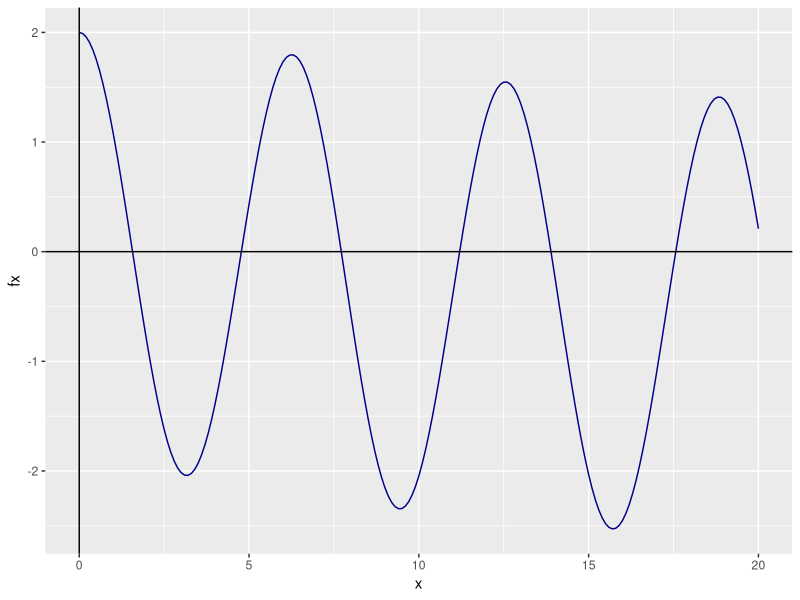

Recreate this plot in R. (Note: this script raises an error after producing the figure.)
## ---- chunk 1
knitr::opts_chunk$set(echo = FALSE)
write_matex2 <- function(x) {
  begin = "\\begin{bmatrix}"
  end = "\\end{bmatrix}"
  X =
    apply(x, 1, function(x) {
      paste(
        paste(x, collapse = "&"),
        "\\\\"
      )
    })
  paste(c(begin, X, end), collapse = "")
}
## ---- chunk 2
  # Remplace 000000 a continuación por su número de resgistro y no edite nada más en este bloque
  NroReg = 895700
## ---- chunk 3
  d1 = floor( NroReg/10^5 )
  d2 = floor( (NroReg - d1*10^5)/10^4 )
  d3 = floor( (NroReg - d1*10^5 - d2*10^4)/10^3 )
  d4 = floor( (NroReg - d1*10^5 - d2*10^4 - d3*10^3)/10^2 )
  d5 = floor( (NroReg - d1*10^5 - d2*10^4 - d3*10^3 - d4*10^2)/10^1)
  d6 = floor( (NroReg - d1*10^5 - d2*10^4 - d3*10^3 - d4*10^2 - d5*10^1)/10^0)
## ---- chunk 4
  # Ingrese en este bloque de código las librerías que utilizará
  library(flextable)
  library(tidyverse)
## ---- chunk 5
  # Edite las líneas que considere erróneas
  # Comente al final de cada línea editada 
  Secante <- function(f,p0,p1,TOL,N){
    i <- 2
    q0 <- f(p0)
    q1 <- f(p1)
    while (i <= N){ #Cambio el == por <=
      p = p1 - q1*(p1-p0)/(q1-q0) #Modifico (q1-q0)/(p1-p0)
      if (abs(p-p1) < TOL){ #q-q1
        return(p)
      }
      i = i + 1
      p0 = p1 #p
      q0 = q1
      p1 = p #p0
      q1 = f(p) #f(q0)
    }
    return(paste('El metodo fallo luego de ', N, ' iteraciones')) #n por N
  } 
## ---- chunk 6
 # Ingrese en este bloque todo el código necesario para resolver el ejercicio 1.2
f <- function(x){
  return(2*cos(x)-exp(-10/x))
}

#Instancio un vector que me va a indicar los puntos en la función
x <- seq(0, 20, by = 0.1)

#Genero los puntos
fx <- f(x)

#Creo un data frame con los x e y
df <- data.frame(x, fx)

#Instancio los datos
gg_fx <- ggplot(data = df)

#Agrego la capa con los datos
gg_fx <- gg_fx + aes(x = x, y = fx)

#Est grafica una linea
gg_fx <- gg_fx + geom_line(linetype = 1, colour = "darkblue")

#Agrego el eje X
gg_fx <- gg_fx + geom_vline(xintercept = 0, linetype = 1)

#Agrego el eje Y
gg_fx <- gg_fx + geom_hline(yintercept = 0, linetype = 1)

#Grafico
gg_fx
## ---- chunk 7
 # Ingrese en este bloque todo el código necesario para resolver el ejercicio 1.3
Secante(f = f(0), p0 = 0, p1 = 2.5, TOL = 0.00001, N = 100)
Secante(f = f(4), p0 = 4, p1 = 5, TOL = 0.00001, N = 100)
Secante(f = f(7.5), p0 = 7.5, p1 = 8, TOL = 0.00001, N = 100)
Secante(f = f(10), p0 = 10, p1 = 11, TOL = 0.00001, N = 100)
Secante(f = f(13), p0 = 13, p1 = 15, TOL = 0.00001, N = 100)
Secante(f = f(17), p0 = 17, p1 = 18, TOL = 0.00001, N = 100)
## ---- chunk 8
# No edite este bloque (Debe correrlo para calcular el número de iteraciones y x0)
set.seed(NroReg)
nit = sample(c(5,7,9), size =1)
x0 = 20-round(rnorm(1,5,2),2)
x1 = x0 + 1
## ---- chunk 9
 # Ingrese en este bloque todo el código necesario para resolver el ejercicio 1.4
f <- function(x){
  return(2*cos(x)-exp(-10/x))
}  

Secante <- function(f,p0,p1,TOL,N){
    i <- 2
    q0 <- f(p0)
    q1 <- f(p1)
    while (i <= N){ #Cambio el == por <=
      p = p1 - q1*(p1-p0)/(q1-q0) #Modifico (q1-q0)/(p1-p0)
      if (abs(p-p1) < TOL){ #q-q1
        return(p)
      }
      i = i + 1
      p0 = p1 #p
      q0 = q1
      p1 = p #p0
      q1 = f(p) #f(q0)
      if(i <= 7){
        print(p)
      }
    }
    return(paste('El metodo fallo luego de ', N, ' iteraciones')) #n por N
}
Secante(f = f(16.25), p0 = 16.25, p1 = 17.25, TOL = 0.00001, N = 100)
## ---- chunk 10
 # Ingrese en este bloque todo el código necesario para resolver el ejercicio 2.2

g <- function(x){
return(x-x^2*cos(x))
}

#Método de punto fijo
PuntoFijo <- function(p0, n = 100, tol){
  #Donde p0 es la aproximación inicial
  #El número máximo de iteraciones n viene por default en 100
  #Y tol es la toleranacia al error
  
  #Instancio las listas vacias
  lista_p <- c(NULL)
  lista_gp <- c(NULL)
  
  for (i in 1:n) {
    #Calculo p
    p <- g(p0)
    
    lista_p[i] <- p0
    lista_gp[i] <- p
    
    if(abs(p-p0) <= tol){
      #Creo un data frame con las listas
      datos <- data.frame(lista_p, lista_gp)
      colnames(datos) <- c("P", "G(P)")
      print(datos)
      return(p)
    }
    
    p0 <- p
  }
  
  #En el caso de que falle el método
  return(paste('El método falla luego de: ', n, ' iteraciones'))
}

#Pruebo el cumplimiento del teorema de existencia.
#Se observa que la función es continua

gprima <- D(expression(-x+x^2*cos(x)), "x")

gprima

gprima <- function(x){
  return(-1 + 2 * x * cos(x) - x^2 * sin(x))
}

# Intervalo [-5;-4.5]
x <- seq(-5, -4.5, by =0.1)

#Genero los puntos
gprimax <- gprima(x)

#Creo un data frame con los x e y
df <- data.frame(x, gprimax)

#Lo imprimo
df

# Intervalo [-2.5;-1.5]
x <- seq(-2, -1.5, by =0.1)

#Genero los puntos
gprimax <- gprima(x)

#Creo un data frame con los x e y
df <- data.frame(x, gprimax)

#Lo imprimo
df

# Intervalo [-0.1;0.1]
x <- seq(-0.1, 0.1, by =0.01)

#Genero los puntos
gprimax <- gprima(x)

#Creo un data frame con los x e y
df <- data.frame(x, gprimax)

#Lo imprimo
df

# Intervalo [1.5;2]
x <- seq(1.5, 2, by =0.1)

#Genero los puntos
gprimax <- gprima(x)

#Creo un data frame con los x e y
df <- data.frame(x, gprimax)

#Lo imprimo
df

# Intervalo [4.5;5]
x <- seq(4.5, 5, by =0.1)

#Genero los puntos
gprimax <- gprima(x)

#Creo un data frame con los x e y
df <- data.frame(x, gprimax)

#Lo imprimo
df

raiz <- PuntoFijo(p0 = 0.1, tol = 0.00001)
print(paste("La raiz es: ", raiz))
## ---- chunk 11
# No edite este bloque (Debe correrlo para calcular el número de iteraciones y x0)
set.seed(NroReg)
nit = sample(c(9,6,8), size =1)
x0 = sample(c(-0.5,1.4), size =1)
## ---- chunk 12
 # Ingrese en este bloque todo el código necesario para resolver el ejercicio 2.3
  
## ---- chunk 13
 # Ingrese en este bloque todo el código necesario para resolver el ejercicio 2.4
f <- function(x){
return(x^2*cos(x))
}

#La función para graficar la raiz
g <- function(x){
return(-x+x^2*cos(x))
}

#Instancio un vector que me va a indicar los puntos en la función
x <- seq(-5, 5, by = 0.1)

#Genero los puntos
fx <- f(x)

#Creo un data frame con los x e y
df <- data.frame(x, fx)

#Instancio los datos
gg_fx <- ggplot(data = df)

#Agrego la capa con los datos
gg_fx <- gg_fx + aes(x = x, y = fx)

#Est grafica una linea
gg_fx <- gg_fx + geom_line(linetype = 1, colour = "darkblue")

#Gráfico x = y
gg_fx <- gg_fx + geom_line(aes(y = x), colour = "darkred")

#Gráfico la función del ejercicio donde esta la raiz
gg_fx <- gg_fx + geom_line(aes(x = x, y = g(x)), colour = "steelblue")

#Agrego el eje X
gg_fx <- gg_fx + geom_vline(xintercept = 0, linetype = 1)

#Agrego el eje Y
gg_fx <- gg_fx + geom_hline(yintercept = 0, linetype = 1)

#Agrego la linea recta que une los puntos entre la función del ejercicio, el punto fijo y la raiz
gg_fx <- gg_fx + geom_vline(xintercept = raiz, linetype = 1, colour="darkgreen")

#Grafico
gg_fx 
## ---- chunk 14
  set.seed(NroReg)
  datos = matrix(rnorm(3000,10,2),nrow = 1000, ncol = 3)
  A = round(cor(datos),4)
  rm(datos)
  B = matrix(round(rnorm(16,20,5),0),nrow = 4, ncol = 4)
## ---- chunk 15
 # Ingrese en este bloque todo el código necesario para resolver el ejercicio 3.1
 Cholesky <- function(A){
  n <- nrow(A)
  
  L <- matrix(rep(0, times = n^2), nrow = n, ncol = n, byrow = TRUE)
  
  # Paso 1 ------------------------------------------------------------------
  L[1,1] <- sqrt(A[1,1])
  

  # Paso 2 ------------------------------------------------------------------
  for (j in 2:n){
    L[j,1] <- A[j,1]/L[1,1]
  }
  

  # Paso 3 ------------------------------------------------------------------
  for (i in 2:(n-1)) {

    # Paso 4 ------------------------------------------------------------------
    suma <- 0
    for (k in 1:(i-1)) {
      suma <- suma + L[i,k]^2
    }
    
    L[i,i] <- sqrt(A[i,i] - suma)
    

    # Paso 5 ------------------------------------------------------------------
    for (j in (i+1):n) {
      
      suma <- 0
      for (k in 1:(i-1)) {
        suma <- suma + L[j,k]*L[i,k]
      }
      
      L[j,i] <- (A[j,i] - suma)/L[i,i] 
      
    }
  }
  
  # Paso 6 ------------------------------------------------------------------
  suma <- 0
  for (k in 1:(n-1)) {
    suma <- suma + L[n,k]^2
  }
  
  L[n,n] <- sqrt(A[n,n]-suma)
  
  return(L)
  
}

A <- matrix(c(1, -0.0126, 0.012,
              -0.0126, 1, 0.0206,
              0.012, 0.206, 1), nrow = 3, ncol = 3, byrow = TRUE)

test <- Cholesky(A)

print(test)

print(test%*%t(test)) 
## ---- chunk 16
 # Ingrese en este bloque todo el código necesario para resolver el ejercicio 3.2
  LU <- function(matriz_coeficientes){
  n_incognitas = nrow(matriz_coeficientes)
  
  L <- matrix(rep(0, times = n_incognitas^2), nrow = n_incognitas, ncol = n_incognitas, byrow = TRUE)
  U <- matrix(rep(0, times = n_incognitas^2), nrow = n_incognitas, ncol = n_incognitas, byrow = TRUE)
  
  # -------- PASO 1
  for (i in 1:(n_incognitas-1)) {
    #Completo con 1 la diagonal principal de L.
    L[i,i] <- 1
    
    for (j in (i+1):n_incognitas) {
      L[i,j] <- 0
    }
  }
  
  #El último lo completo a mano
  L[n_incognitas, n_incognitas] <- 1
  
  U[1,1] <- matriz_coeficientes[1,1]
  
  
  if(U[1,1] == 0){
    return("factorizacion imposible")
  }
  
  # -------- PASO 2
  
  for (j in 2:n_incognitas) {
    U[1,j] <- matriz_coeficientes[1,j]
    L[j,1] <- matriz_coeficientes[j,1]/U[1,1]
  }
  
  
  # -------- PASO 3
  
  for(i in 2:(n_incognitas-1)){
    
    # -------- PASO 4
    suma <- 0
    for (k in 1:(i-1)) {
      suma <- suma + L[i,k]*U[k,i]
    }
    
    U[i,i] <- matriz_coeficientes[i,i] - suma
    
    
    if(U[i,i] == 0){
      return("factorizacion imposible")
    }
    
    # -------- PASO 5
    
    for (j in (i+1):n_incognitas) {
      sumaU <- 0
      sumaL <- 0
      for (k in 1:(i-1)) {
        sumaU <- sumaU + L[i,k]*U[k,j]
        sumaL <- sumaL + L[j,k]*U[k,i]
      }
      
      U[i,j] <- (1/L[i,i])* (matriz_coeficientes[i,j] - sumaU)
      L[j,i] <- (1/U[i,i])* (matriz_coeficientes[j,i] - sumaL)
      
    }
    
    
  }
  
  
  # -------- PASO 6
  
  
  suma <- 0
  for (k in 1:(n_incognitas-1)) {
    suma <- suma + L[n_incognitas,k]*U[k,n_incognitas]
  }
  U[n_incognitas, n_incognitas] <- matriz_coeficientes[n_incognitas,n_incognitas] - suma
  
  
  # -------- PASO 7
  return(list("L" = L, "U" = U))
}

A <- matrix(c(17, 15, 30, 20,
              22, 23, 27, 8,
              13, 19, 22, 20,
              14, 18, 14, 27), nrow = 4, ncol = 4, byrow = TRUE)

LU(matriz_coeficientes = A)

L <- LU(A)$L
U <- LU(A)$U

L%*%U
## ---- chunk 17
# No edite nada en ese bloque
f = function(x) qbeta(x, shape1 = 3, shape2 = 2)
x = seq(0,1, by = 0.1)
y = round(f(x),4)

df = data.frame(x,y)
df %>% 
  flextable() %>%
  colformat_num(digits = 4)
set.seed(NroReg)
x0 = 0.5213 # x[runif(1,min=1, max=length(x))]+0.075
## ---- chunk 18
 # Ingrese en este bloque todo el código necesario para resolver el ejercicio 4.1
  
## ---- chunk 19
 # Ingrese en este bloque todo el código necesario para resolver el ejercicio 4.2
  
## ---- chunk 20
 # Ingrese en este bloque todo el código necesario para resolver el ejercicio 4.3
  
## ---- chunk 21
 # Ingrese en este bloque todo el código necesario para resolver el ejercicio 4.4
  
## ---- chunk 22
 # Ingrese en este bloque todo el código necesario para resolver el ejercicio 4.5
  
